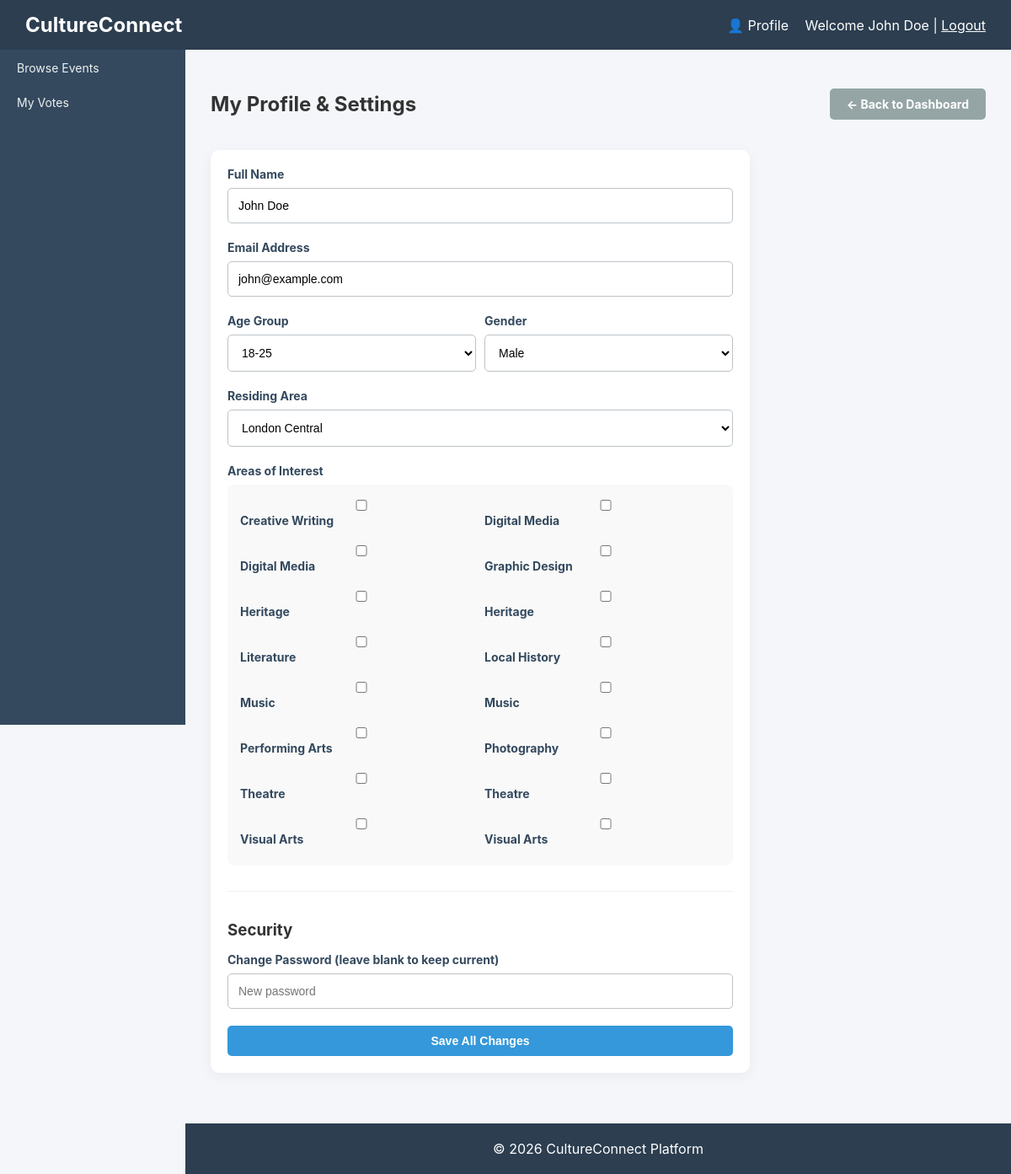
Screenshot of /profile (signed in) with the database file from the repository.
### tables this page shows
CREATE TABLE `users` (
  `id` int(11) NOT NULL,
  `name` varchar(100) DEFAULT NULL,
  `email` varchar(100) DEFAULT NULL,
  `password` varchar(255) DEFAULT NULL,
  `age_group` varchar(50) DEFAULT NULL,
  `gender` varchar(20) DEFAULT NULL,
  `area_id` int(11) DEFAULT NULL,
  `sme_id` int(11) DEFAULT NULL,
  `created_at` timestamp NOT NULL DEFAULT current_timestamp(),
  `role` enum('admin','user','sme') DEFAULT 'user'
);

CREATE TABLE `areas` (
  `id` int(11) NOT NULL,
  `name` varchar(100) NOT NULL
);

CREATE TABLE `interests` (
  `id` int(11) NOT NULL,
  `name` varchar(100) DEFAULT NULL
);

### controllers/UserController.php (called while the page is built, shortened)
<?php
class UserController {
    public function profile(){
        $user_id = $_SESSION['user_id'];
        $database = new Database();
        $conn = $database->getConnection();
        $stmt = $conn->prepare("SELECT * FROM users WHERE id = :id");
        $stmt->bindParam(':id', $user_id);
        $stmt->execute();
        $user = $stmt->fetch(PDO::FETCH_ASSOC);
        require_once $_SERVER['DOCUMENT_ROOT'] . '/cultureconnect/models/Area.php';
        $areaModel = new Area();
        $areas_stmt = $areaModel->readAll();
        $areas = $areas_stmt->fetchAll(PDO::FETCH_ASSOC);
        $stmtInterests = $conn->query("SELECT * FROM interests ORDER BY name ASC");
        $interests_list = $stmtInterests->fetchAll(PDO::FETCH_ASSOC);
        $stmtUserInterests = $conn->prepare("SELECT interest_id FROM user_interests WHERE user_id = :user_id");
        $stmtUserInterests->bindParam(':user_id', $user_id);
        $stmtUserInterests->execute();
        $user_interests = $stmtUserInterests->fetchAll(PDO::FETCH_COLUMN);
        require $_SERVER['DOCUMENT_ROOT'] . '/cultureconnect/views/user/profile.php';
    }
}
?>

### index.php (called while the page is built)
<?php
    require_once 'router.php';
?>

### models/Area.php (called while the page is built, shortened)
<?php
require_once $_SERVER['DOCUMENT_ROOT'] . '/cultureconnect/config/database.php';
class Area {
    private $conn;
    private $table_name = "areas";
    public function __construct() {
        $database = new Database();
        $this->conn = $database->getConnection();
    }
    public function readAll() {
        $query = "SELECT * FROM " . $this->table_name . " ORDER BY name ASC";
        $stmt = $this->conn->prepare($query);
        $stmt->execute();
        return $stmt;
    }
}
?>

### config/database.php (called while the page is built, shortened)
<?php
class Database {
    private $host = "localhost";
    private $db_name = "cultureconnect";
    private $username = "root";
    private $password = "";
    public function getConnection() {
        $this->conn = null;
        try {
            $this->conn = new PDO(
                "mysql:host=" . $this->host . ";dbname=" . $this->db_name,
                $this->username,
                $this->password
            );
            $this->conn->setAttribute(PDO::ATTR_ERRMODE, PDO::ERRMODE_EXCEPTION);
        } catch(PDOException $exception) {
            echo "Connection error: " . $exception->getMessage();
        }
        return $this->conn;
    }
}

### views/user/profile.php (the view, shortened to what this page needs)
<?php include($_SERVER['DOCUMENT_ROOT'] . '/cultureconnect/views/layouts/header.php'); ?>
<div class="content">
    <div class="flex-between mb-20">
        <h2>My Profile & Settings</h2>
        <a href="/cultureconnect/user-dashboard" class="btn btn-secondary">&larr; Back to Dashboard</a>
    </div>
    <div class="activity max-width-600">
        <form action="/cultureconnect/profile/update" method="POST">
            <div class="form-group">
                <label for="name">Full Name</label>
                <input type="text" id="name" name="name" value="<?php echo htmlspecialchars($user['name']); ?>" required>
            </div>
            <div class="form-group">
                <label for="email">Email Address</label>
                <input type="email" id="email" name="email" value="<?php echo htmlspecialchars($user['email']); ?>" required>
            </div>
            <?php if ($_SESSION['role'] === 'user'): ?>
            <div class="grid-2">
                <div class="form-group">
                    <label for="age_group">Age Group</label>
                    <select id="age_group" name="age_group" required>
                        <option value="18-25" <?php echo (isset($user['age_group']) && $user['age_group'] == '18-25') ? 'selected' : ''; ?>>18-25</option>
                    </select>
                </div>
                <div class="form-group">
                    <label for="gender">Gender</label>
                    <select id="gender" name="gender" required>
                        <option value="Male" <?php echo (isset($user['gender']) && $user['gender'] == 'Male') ? 'selected' : ''; ?>>Male</option>
                    </select>
                </div>
            </div>
            <div class="form-group">
                <label for="area_id">Residing Area</label>
                <select id="area_id" name="area_id" required>
                    <?php foreach($areas as $area): ?>
                        <option value="<?php echo $area['id']; ?>" <?php echo (isset($user['area_id']) && $user['area_id'] == $area['id']) ? 'selected' : ''; ?>>
                            <?php echo htmlspecialchars($area['name']); ?>
                        </option>
                    <?php endforeach; ?>
                </select>
            </div>
            <div class="form-group">
                <label>Areas of Interest</label>
                <div class="bg-light p-15 br-8" style="display: grid; grid-template-columns: 1fr 1fr; gap: 10px;">
                    <?php foreach($interests_list as $interest): ?>
                        <label class="cursor-pointer fs-14 flex items-center">
                            <input type="checkbox" name="interests[]" value="<?php echo $interest['id']; ?>"
                                <?php echo in_array($interest['id'], $user_interests) ? 'checked' : ''; ?> class="mr-10">
                            <?php echo htmlspecialchars($interest['name']); ?>
                        </label>
                    <?php endforeach; ?>
                </div>
            </div>
            <?php endif; ?>
            <div class="border-top mt-30 p-top-15">
                <h3 class="mb-15">Security</h3>
                <div class="form-group">
                    <label for="password">Change Password (leave blank to keep current)</label>
                    <input type="password" id="password" name="password" placeholder="New password">
                </div>
            </div>
            <button type="submit" class="btn btn-primary btn-block mt-15">Save All Changes</button>
        </form>
    </div>
</div>
<?php include($_SERVER['DOCUMENT_ROOT'] . '/cultureconnect/views/layouts/footer.php'); ?>

### assets/css/style.css (style rules this page uses)
body { margin: 0; font-family: 'Inter', Arial, Helvetica, sans-serif; background: #f4f6f9; color: #333; }
.content { margin-left: 220px; padding: 30px; min-height: calc(100vh - 60px); }
.form-group { margin-bottom: 20px; }
.form-group label { display: block; margin-bottom: 8px; color: #34495e; font-weight: bold; font-size: 14px; }
.form-group input, .form-group select, .form-group textarea { width: 100%; padding: 12px; border: 1px solid #bdc3c7; border-radius: 5px; box-sizing: border-box; font-size: 14px; transition: border-color 0.3s ease; background: white; }
.btn { display: inline-block; padding: 10px 20px; border-radius: 5px; text-decoration: none; font-weight: bold; cursor: pointer; border: none; transition: background 0.3s; font-size: 14px; text-align: center; }
.btn-primary { background: #3498db; color: white; }
.btn-secondary { background: #95a5a6; color: white; }
.mr-10 { margin-right: 10px; }
.max-width-600 { max-width: 600px; }
.activity { background: white; padding: 20px; border-radius: 10px; box-shadow: 0 4px 15px rgba(0,0,0,0.05); }
.btn-block { width: 100%; display: block; }
.items-center { align-items: center; }
.br-8 { border-radius: 8px; }
.p-15 { padding: 15px; }
.mb-15 { margin-bottom: 15px; }
.mb-20 { margin-bottom: 20px; }
.mt-30 { margin-top: 30px; }
.flex { display: flex; }
.flex-between { display: flex; justify-content: space-between; align-items: center; }
.p-top-15 { padding-top: 15px; }
.border-top { border-top: 1px solid #ecf0f1; }
.mt-15 { margin-top: 15px; }
.grid-2 { display: grid; grid-template-columns: 1fr 1fr; gap: 10px; }
.bg-light { background: #f9f9f9; }
.cursor-pointer { cursor: pointer; }

### rows the page displays
users: name "John Doe", email "john@example.com", age_group "18-25", gender "Male", area_id "London Central"
interests: name "Creative Writing"
interests: name "Digital Media"
interests: name "Digital Media"
interests: name "Graphic Design"
interests: name "Heritage"
interests: name "Heritage"
interests: name "Literature"
interests: name "Local History"
interests: name "Music"
interests: name "Music"
interests: name "Performing Arts"
interests: name "Photography"
interests: name "Theatre"
interests: name "Theatre"
interests: name "Visual Arts"
interests: name "Visual Arts"

### other values shown
$_SESSION['username'] "John Doe"
